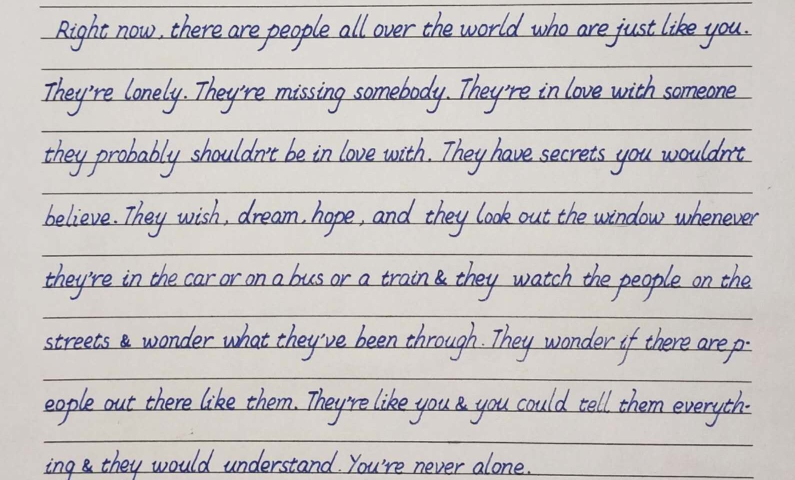
#> input picture Final_Projects/submit/data/original/handwritten_English.jpg, 1590 x 959 px (shown at 1/2 size)
$ python main.py   (older library calls are emulated)
#> lines starting #> are read from the running program, lines starting #| are printed output that depends on the picture; after the words box and inside, x2 and y2 are one past the last pixel; in counts of white or black regions, pixels touching at a corner belong together
### Final_Projects/submit/code/denoise.py
import cv2
import numpy as np
from utils import show, Canny


def open_op(binary):
    kernel = cv2.getStructuringElement(cv2.MORPH_RECT, (50, 1))
    dst = cv2.morphologyEx(binary, cv2.MORPH_OPEN, kernel)

    return dst / 255


# [26 lines left out: functions get_color, poetry_denoise, not called in this run]


def handwritten_denoise(original, out_path):
    _, binary = cv2.threshold(original, 0, 255, cv2.THRESH_BINARY_INV | cv2.THRESH_OTSU)
    H = original.shape[0]
    W = original.shape[1]

    dst = open_op(binary)
    kernel = np.ones((3, 3), np.uint8)
    dst = cv2.dilate(dst, kernel, iterations=1)
    binary = 255 - binary

    for i in range(0, H):
        for j in range(0, W):
            if dst[i][j]:
                if binary[i - 5][j] or binary[i + 5][j] or binary[i + 4][j]:
                    binary[i][j] = 255

    cv2.imwrite(out_path + 'english_binary.png', binary)
    print('English denoised, remove unlines and did some repair')


# [6 lines that do not run on import are left out]

### Final_Projects/submit/code/segment.py
#!/usr/bin/env python
# -*- encoding: utf-8 -*-

import json
import logging
import os
import cv2
import numpy as np


def preprocess(img):
    height, width = img.shape
    img_gaussian = cv2.GaussianBlur(img, (height // 10 * 8 + 21, width // 10 * 8 + 21), 0)
    img = (img / img_gaussian * 255)
    img = np.select([img <= 255], [img], default=255).astype('uint8')
    return img


def getRoughLine(img_gray):
    # 最小行宽  10
    # 判断为一行的空白的最大距离  1
    min_line_width = 20
    max_blank_dis = 1

    # TODO:限定范围 左右多少范围内不作为分行依据
    index_thre = 0
    img = img_gray[:, index_thre:1200 - index_thre]

    # 二值化（像素大于100的点均为白色）
    ret2, img = cv2.threshold(img, 100, 255, cv2.THRESH_BINARY + cv2.THRESH_OTSU)

    line_index = np.unique(np.where(img == 0)[0])
    begin_index = []
    end_index = []
    begin = line_index[0]
    for i in range(len(line_index) - 1):
        if line_index[i + 1] - line_index[i] > max_blank_dis:
            end = line_index[i]
            begin_index.append(begin)
            end_index.append(end)
            begin = line_index[i + 1]

    end = line_index[-1]
    begin_index.append(begin)
    end_index.append(end)

    # print(begin_index, end_index)

    new_begin_index = []
    new_end_index = []
    for i in range(len(begin_index)):
        if end_index[i] - begin_index[i] > min_line_width:
            new_begin_index.append(begin_index[i])
            new_end_index.append(end_index[i])

    return new_begin_index, new_end_index


# [91 lines left out: function get_accurate_line, not called in this run]


def get_boundary_vertical(gray):
    # ret2, gray = cv2.threshold(gray, 0, 255, cv2.THRESH_BINARY + cv2.THRESH_OTSU)
    m, n = np.where(gray != 255)
    if m.size != 0:
        top, down = np.min(m), np.max(m)
    else:
        top, down = 0, gray.shape[0] - 1
    # [4 lines of commented-out code are left out]

    return gray[top:down + 1:]


def getBoundary(gray):

    # ret2, gray = cv2.threshold(gray, 0, 255, cv2.THRESH_BINARY + cv2.THRESH_OTSU)

    m, n = np.where(gray != 255)
    if m.size != 0:
        top, down = np.min(m), np.max(m)
    else:
        top, down = 0, gray.shape[0] - 1
    if n.size != 0:
        left, right = np.min(n), np.max(n)
    else:
        left, right = 0, gray.shape[1] - 1

    return gray[:, left:right + 1]


def get_lines(img):
    height, width = img.shape
    # 8.分行
    # 粗分行
    begin, end = getRoughLine(img)
    # return begin,end
    line_num = len(begin)
    # print(line_num)
    # 8.1 精细分行
    img_l = []
    lines = []
    # 设阈值、 峰值判断 等 猜测存在多行

    for index in range(line_num):
        img_line = img[begin[index]:end[index] + 1, :]
        # x轴投影小于40个点认为不是一行
        ret2, img8 = cv2.threshold(img_line, 100, 255, cv2.THRESH_BINARY + cv2.THRESH_OTSU)
        x_index = np.unique(np.where(img8 == 0)[1])
        if len(x_index) < 40:
            continue
        img_l.append(get_boundary_vertical(img_line))
    return img_l, begin, end, lines


def get_word(img,language):
    # 最小行宽  10
    # 判断为一行的空白的最大距离  1
    if language == 'en':
        # 最小宽度 用于处理完后进行筛选 小于的扔掉 主要筛选标点
        min_line_width = 10
        # 最小间隔 下一个分割小大于它，当前的才能认为一个词的结束
        min_blank_dis = 6
        # 每个投影剪掉一个基本单位 也就是剪掉下划线的尺寸
        cut_off_num = 4

        # 割6 // 7
        img = img[:img.shape[0] * 6 // 7, :]
        ret2, img = cv2.threshold(img, 0, 255, cv2.THRESH_BINARY + cv2.THRESH_OTSU)
        img = cv2.erode(img,(100,100))
    elif language == 'ch':
        # 最小宽度 用于处理完后进行筛选 小于的扔掉  主要筛选标点
        min_line_width = 20
        # 最小间隔 下一个分割小大于它，当前的才能认为一个词的结束
        min_blank_dis = 7
        # 每个投影剪掉一个基本单位 也就是剪掉下划线的尺寸
        cut_off_num = 0

    else:
        raise '没有这种语言'


    # # TODO:限定范围 左右多少范围内不作为分行依据
    # index_thre = 0
    # img = imGray[:,index_thre:1200-index_thre]

    # 二值化（像素大于100的点均为白色）
    ret2, img = cv2.threshold(img, 100, 255, cv2.THRESH_BINARY + cv2.THRESH_OTSU)

    line_index, num = np.unique(np.where(img == 0)[1],return_counts=True)

    line_index = line_index[np.where(num>cut_off_num)]
    begin_index = []
    end_index = []
    begin = line_index[0]
    for i in range(len(line_index) - 1):
        if line_index[i + 1] - line_index[i] > min_blank_dis:
            end = line_index[i]
            begin_index.append(begin)
            end_index.append(end)
            begin = line_index[i + 1]

    end = line_index[-1]
    begin_index.append(begin)
    end_index.append(end)

    new_begin_index = []
    new_end_index = []
    for i in range(len(begin_index)):
        if end_index[i] - begin_index[i] > min_line_width:
            new_begin_index.append(begin_index[i])
            new_end_index.append(end_index[i])

    return new_begin_index, new_end_index


def split_words(img,language):
    height, width = img.shape
    # 8.分行
    # 粗分行
    left, right = get_word(img, language)
    # return begin,end
    word_num = len(left)
    # print(line_num)

    img_l = []
    for index in range(word_num):
        img_word = img[:, left[index]:right[index] + 1]
        # [19 lines of commented-out code are left out]
        img_l.append(getBoundary(img_word))
    return img_l, left, right


def segment(img, img2, output_path_line, output_path_word, language='en'):

    if not os.path.exists(output_path_line):
        os.makedirs(output_path_line)
    if not os.path.exists(output_path_word):
        os.makedirs(output_path_word)

    # img = cv2.imread(file_path, 0)
    cv2.imwrite(output_path_line + '/gray.png', img)

    # preprocess
    original = img.copy()
    img = preprocess(img)
    # img = cv2.imread(file_path,0)
    cv2.imwrite(output_path_line + '/pre.png', img)

    # split_lines
    line_img_list, begin, end, lines = get_lines(img)
    line_num = len(line_img_list)
    print(f'line_num:{line_num}')

    # 画线
    h, w = img.shape
    img_draw_lines = img.copy()
    for index in range(len(begin)):
        cv2.line(img_draw_lines, (0, begin[index]), (w, begin[index]), 0)
        cv2.line(img_draw_lines, (0, end[index]), (w, end[index]), 0)
    cv2.imwrite(output_path_line + '/get_lines.png', img_draw_lines)

    # img2 = cv2.imread(file_path2, 0)
    line_img_list2 = []
    word_img_list2 = []

    # split_word
    for i in range(line_num):
        img = line_img_list[i]
        # split_words
        word_img_list, left, right = split_words(img, language)
        word_num = len(word_img_list)

        # 画线，保存行
        h, w = img.shape
        img_draw_word = img.copy()
        for index in range(len(left)):
            cv2.line(img_draw_word, (left[index], 0), (left[index], h), 0)
            cv2.line(img_draw_word, (right[index], 0), (right[index], h), 0)
        path = output_path_line + '/' + 'line' + str(i) + '.png'
        cv2.imwrite(path, img_draw_word)
        print(f'line_index:{i},word_num:{word_num}')

        if language == 'en':
            pad = 20  # 上下延长一部分留白
        else:
            pad = 10
        line_img = img2[begin[i]-pad:end[i]+1+pad, :]
        line_img_list2.append(line_img)

        # 保存词
        for j in range(len(left)):
            if language == 'en':
                pad = 7     # 左右延长一部分留白
                word_img = line_img[:, left[j]-pad:right[j]+1+pad]
            else:
                center_x = (right[j] + left[j]) // 2
                half_x = line_img.shape[0] // 2
                word_img = line_img[:, center_x - half_x: center_x + half_x]

            word_img_list2.append(word_img)
            path = output_path_word + '/' + 'word' + str(i) + '_' + str(j) + '.png'
            cv2.imwrite(path, word_img)
            # cv2.imshow('',word_img)
            # cv2.waitKey()


# [3 lines that do not run on import are left out]
    # segment('./img/ch.jpg','./img/ch.jpg','output/ch','ch')

### Final_Projects/submit/code/recognize.py
import numpy as np
from utils import show, nms_multiclass, plot_bboxes
import cv2
import matplotlib.pyplot as plt
import os
import tqdm
from our_implementation import matchTmpl

# reference: https://www.cnblogs.com/leixiaohua1020/p/3901903.html
# TODO: 考虑 Fourier Descriptor (需要分割单个单词)
# TODO: 考虑 Dynamic Time Warping
# TODO: 考虑 Chain Code


# def template_match_old(img_src, img_templ):
#
#     plt.rc('font', family='Youyuan', size='9')
#     plt.rc('axes', unicode_minus='False')
#     plt.rcParams['figure.figsize']=(120, 60)
#     print('img_src.shape:', img_src.shape)
#     print('img_templ.shape:', img_templ.shape)
#
#     lt = [0.9999, 0.23, 0.9999, 0.98, 0.999, 0.8]  # 0.75
#     # for method in [1, 3, 5]:
#     for method in [cv2.TM_CCOEFF_NORMED]:
#         # 模板匹配
#         result_t = cv2.matchTemplate(img_src, img_templ, method)
#         # 筛选大于一定匹配值的点
#         val, result = cv2.threshold(result_t, lt[method], 1.0, cv2.THRESH_BINARY)
#         match_locs = cv2.findNonZero(result)
#         if match_locs is None:
#             print(f'match_locs.shape of method {method}:', (0, 1, 2))
#             continue
#         print(f'match_locs.shape of method {method}:', match_locs.shape)
#
#         img_disp = img_src.copy()
#         for match_loc_t in match_locs:
#             # match_locs是一个3维数组，第2维固定长度为1，取其下标0对应数组
#             match_loc = match_loc_t[0]
#             # 注意计算右下角坐标时x坐标要加模板图像shape[1]表示的宽度，y坐标加高度
#             right_bottom = (match_loc[0] + img_templ.shape[1], match_loc[1] + img_templ.shape[0])
#             # print('match_loc:', match_loc)
#             # print('result_t:', result_t[match_loc[1], match_loc[0]])
#             # 标注位置
#             cv2.rectangle(img_disp, match_loc, right_bottom, (0, 255, 0), 5, 8, 0)
#             cv2.circle(result, match_loc, 10, (255, 0, 0), 3)
#
#         # 显示图像
#         fig, ax = plt.subplots(2, 2)
#         fig.suptitle(f'多目标匹配 method{method}')
#         ax[0, 0].set_title('img_src')
#         ax[0, 0].imshow(cv2.cvtColor(img_src, cv2.COLOR_BGR2RGB))
#         ax[0, 1].set_title('img_templ')
#         ax[0, 1].imshow(cv2.cvtColor(img_templ, cv2.COLOR_BGR2RGB))
#         ax[1, 0].set_title('result')
#         ax[1, 0].imshow(result, 'gray')
#         ax[1, 1].set_title('img_disp')
#         ax[1, 1].imshow(cv2.cvtColor(img_disp, cv2.COLOR_BGR2RGB))
#         # ax[0,0].axis('off');ax[0,1].axis('off');ax[1,0].axis('off');ax[1,1].axis('off')
#
#         plt.savefig(f'../temp/method {method}.png')
#         # plt.show()


# [37 lines left out: functions shear_image, elongate_image, not called in this run]


# [80 lines of commented-out code are left out]


class Recognizer:
    def __init__(self, image, template_path, temp_path, words_path, out_path, language):
        # self.original_image = None
        self.preprocessed_image = image
        # self.current = {'character': None,
        #                 'template': None,
        #                 'match_locations': None,
        #                 'density_map': None,
        #                 'best_location': None}
        self.typed_templates = {}
        self.image_templates = {}
        self.current = dict()
        self.all_bbox = []
        self.template_path = template_path
        self.temp_path = temp_path
        self.out_path = out_path
        self.words_path = words_path
        self.string = ''
        assert language in ['en', 'ch']
        self.language = language

        # height, width, shear, elongate
        if language == 'en':
            self.character_params = {
                 'e': {'h': 1.0, 'w': 1.0},
                 'o': {'h': 0.9, 'w': 0.6, 's': 0.1},##
                 'h': {'h': 1.0, 'w': 0.9},
                 't': {'h': 0.8, 'w': 1.0},#
                 'r': {'h': 1.0, 'w': 1.0},
                 'n': {'h': 0.9, 'w': 0.9},#
                 'l': {'h': 1.0, 'w': 1.0},
                 'y': {'h': 1.2, 'w': 0.9},#
                 'i': {'h': 0.8, 'w': 1.0},
                 'a': {'h': 0.8, 'w': 1.0},#
                 'w': {'h': 1.0, 'w': 0.8},
                 'u': {'h': 1.0, 'w': 0.9},
                 'd': {'h': 0.9, 'w': 1.0},
                 's': {'h': 1.0, 'w': 1.0},
                 'v': {'h': 1.0, 'w': 1.0},
                 'p': {'h': 1.0, 'w': 0.8},
                 't_cap': {'h': 0.8, 'w': 1.0},#
                 'b': {'h': 0.7, 'w': 1.0},#
                 'm': {'h': 1.0, 'w': 0.8},
                 'g': {'h': 0.8, 'w': 1.1, 'e': 3.3},##
                 'k': {'h': 0.8, 'w': 1.2},#
                 'c': {'h': 0.8, 'w': 1.2, 's': 0.2},##
                 'r_cap': {'h': 0.8, 'w': 1.0},#
                 'j': {'h': 1.0, 'w': 1.0},
                 'f': {'h': 1.3, 'w': 0.7},#
                 'y_cap': {'h': 1.0, 'w': 1.0},
                 '&': {'h': 0.7, 'w': 0.9, 's': 0.4}
                                     }
        else:
            self.character_params = {
                '芙': {'h': 1.0, 'w': 1.0},
                '蓉': {'h': 1.0, 'w': 1.0},
                '楼': {'h': 1.0, 'w': 1.0},
                '送': {'h': 1.0, 'w': 1.0},
                '辛': {'h': 1.0, 'w': 1.0},
                '渐': {'h': 1.0, 'w': 1.0},
                '唐': {'h': 1.0, 'w': 1.0},
                '代': {'h': 1.0, 'w': 1.0},
                '王': {'h': 1.0, 'w': 1.0},
                '昌': {'h': 1.0, 'w': 1.0},
                '龄': {'h': 1.0, 'w': 1.0},
                '寒': {'h': 1.0, 'w': 1.0},
                '雨': {'h': 1.0, 'w': 1.0},
                '连': {'h': 1.0, 'w': 1.0},
                '江': {'h': 1.0, 'w': 1.0},
                '夜': {'h': 1.0, 'w': 1.0},
                '入': {'h': 1.0, 'w': 1.0},
                '吴': {'h': 1.0, 'w': 1.0},
                '平': {'h': 1.0, 'w': 1.0},
                '明': {'h': 1.0, 'w': 1.0},
                '客': {'h': 1.0, 'w': 1.0},
                '楚': {'h': 1.0, 'w': 1.0},
                '山': {'h': 1.0, 'w': 1.0},
                '孤': {'h': 1.0, 'w': 1.0},
                '洛': {'h': 1.0, 'w': 1.0},
                '阳': {'h': 1.0, 'w': 1.0},
                '亲': {'h': 1.0, 'w': 1.0},
                '友': {'h': 1.0, 'w': 1.0},
                '如': {'h': 1.0, 'w': 1.0},
                '相': {'h': 1.0, 'w': 1.0},
                '问': {'h': 1.0, 'w': 1.0},
                '一': {'h': 1.0, 'w': 1.0},
                '片': {'h': 1.0, 'w': 1.0},
                '冰': {'h': 1.0, 'w': 1.0},
                '心': {'h': 1.0, 'w': 1.0},
                '在': {'h': 1.0, 'w': 1.0},
                '玉': {'h': 1.0, 'w': 1.0},
                '壶': {'h': 1.0, 'w': 1.0},
            }

    def preprocess_template(self):
        reference_h = 86
        character = self.current['character']
        template_h = int(reference_h * self.character_params[character]['h'])
        template_w = int(template_h / self.current['template'].shape[0] * self.current['template'].shape[1] *
                         self.character_params[character]['w'])
        self.current['template'] = cv2.resize(self.current['template'], (template_w, template_h))
        if 's' in self.character_params[character]:
            self.current['template'] = shear_image(self.current['template'], self.character_params[character]['s'])
        if 'e' in self.character_params[character]:
            self.current['template'] = elongate_image(self.current['template'], self.character_params[character]['e'])


    # [286 lines left out: functions visual_match_result, template_match, recognize, update_bbox, calculate_distribution_distance, not called in this run]

    def do_nms(self, threshold):
        self.all_bbox = nms_multiclass(self.all_bbox, threshold)

    # [7 lines left out: function write_string, not called in this run]

    def run_recognize(self):
        # EN
        if self.language == 'en':
            for character in self.character_params.keys():
                self.current = dict()
                self.current['character'] = character
                raw_template = cv2.imread(self.template_path + f'typed/{character}.png', cv2.IMREAD_GRAYSCALE)
                self.current['template'] = raw_template
                self.preprocess_template()
                cv2.imwrite(self.template_path + f'typed_adjusted/{character}.png', self.current['template'])
                self.template_match(input_image=self.preprocessed_image, candidate_bound=(1, 10), update=True)
                # self.visual_match_result()
            self.recognize(full=True)
            self.recognize(full=False)
            print('Recognize Result:')
            print(self.string)
            self.write_string()
        # CH
        else:
            file_list = sorted(os.listdir(self.words_path),
                               key=lambda x: tuple(map(int, x.replace('word', '').replace('.png', '').split('_'))))
            self.string = ''

            self.typed_templates = {}
            for hanzi in self.character_params.keys():
                raw_template = cv2.imdecode(np.fromfile(self.template_path + f'typed/{hanzi}.png',
                                                        dtype=np.uint8), cv2.IMREAD_GRAYSCALE)
                self.typed_templates[hanzi] = raw_template

            prev_x = None
            for name in tqdm.tqdm(file_list):
                x, y = map(int, name.replace('word', '').replace('.png', '').split('_'))
                if prev_x is not None and prev_x != x:
                    self.string += ''     # \n
                prev_x = x
                hanzi_image = cv2.imread(self.words_path + name, cv2.IMREAD_GRAYSCALE)

                peaks = {}
                hanzi_image = cv2.GaussianBlur(hanzi_image, ksize=(11, 11), sigmaX=2)
                for hanzi in self.typed_templates:
                    self.current['character'] = hanzi
                    self.current['template'] = self.typed_templates[hanzi]
                    self.current['template'] = cv2.GaussianBlur(self.current['template'], ksize=(11, 11), sigmaX=2)
                    self.template_match(input_image=hanzi_image, candidate_bound=(10, 20), threshold_rate=0.7)
                    peaks[hanzi] = np.max(self.current['density_map'])
                    # pad = (template_h - template_w) // 2
                    # self.current['template'] = np.pad(raw_template, ((0, 0), (pad, pad)), 'edge')
                    # cv2.imencode('.png', self.current['template'])[1].tofile(self.template_path + f'typed_adjusted/{hanzi}.png')
                self.string += max(peaks, key=peaks.get)
            print('Recognize Result:')
            print(self.string)
            self.write_string()

### Final_Projects/submit/code/main.py
import cv2
from shear import shear
from denoise import poetry_denoise, handwritten_denoise
from segment import segment
from recognize import Recognizer
from evaluation import evaluate_english, evaluate_chinese


def English():
    """
    English handwritten
    """
    original_english = cv2.imread('../data/original/handwritten_English.jpg', cv2.IMREAD_COLOR)
#> original_english is the input picture: shape (959, 1590, 3); mean B, G, R 195.1, 195.1, 198.9
    out_path = '../result/'
    temp_path = '../data/temp/'
    template_path = '../data/templates/'
    # # step 1
    # shear(original_english, temp_path)
    # # step 2
    sheared = cv2.imread(temp_path + 'sheared.png', cv2.IMREAD_GRAYSCALE)
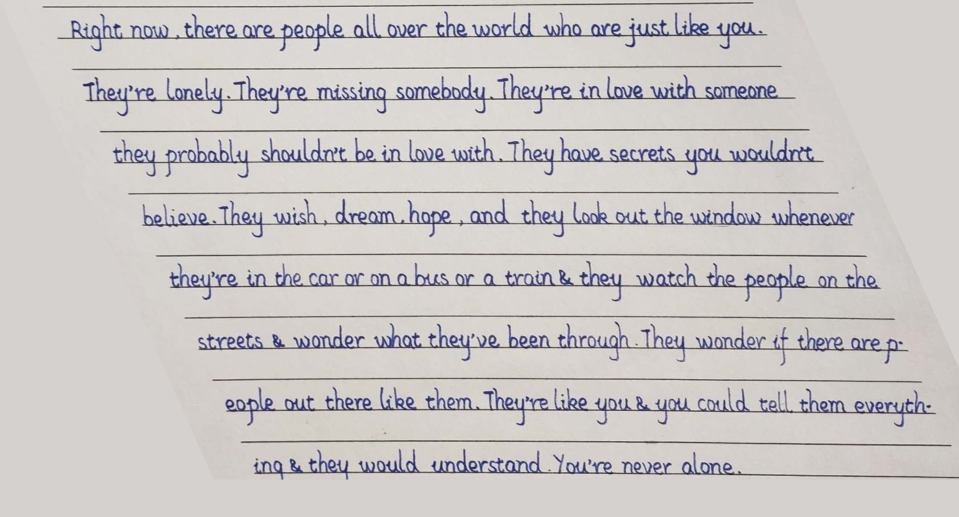
#> input picture Final_Projects/submit/data/temp_old/sheared.png, 1918 x 1033 px, found by its file name (shown at 1/2 size)
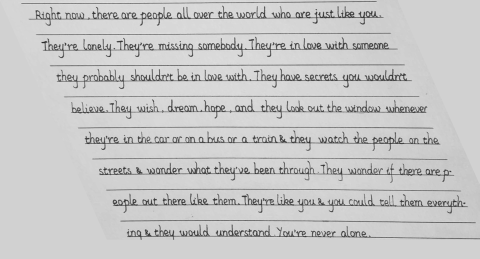
#> sheared: shape (1033, 1918) (shown at 1/4 size); min 12, max 243, mean 199
    handwritten_denoise(sheared, temp_path)
#> in handwritten_denoise, `_, binary = cv2.threshold(original, 0, 255, cv2.THRESH_BINARY_INV | cv..`:
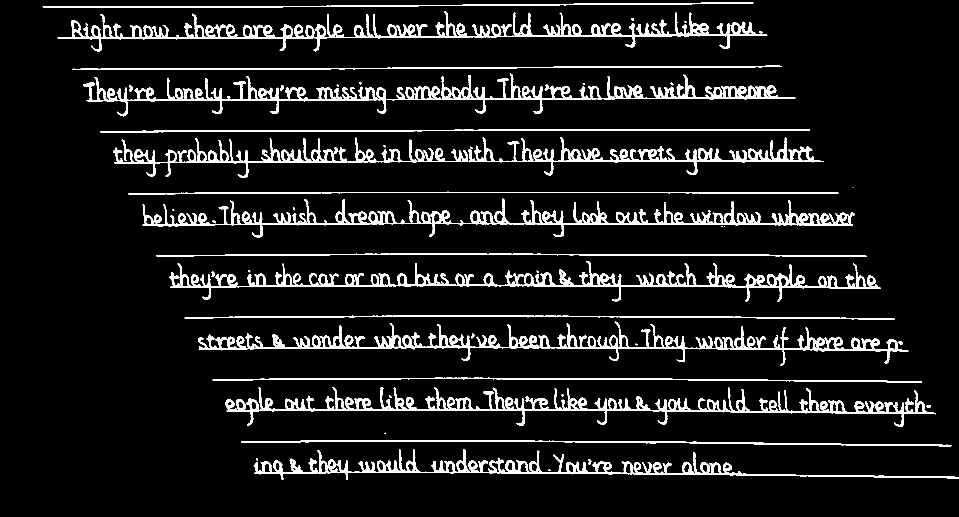
#> binary: shape (1033, 1918) (shown at 1/2 size); 8.7% white; 52 white regions (22 under 20 px), largest, box (x1, y1, x2, y2) and area: (166, 147, 1591, 233) 19057, (226, 274, 1648, 356) 18720, (451, 774, 1872, 854) 18490
#> in open_op, `dst = cv2.morphologyEx(binary, cv2.MORPH_OPEN, kernel)`:
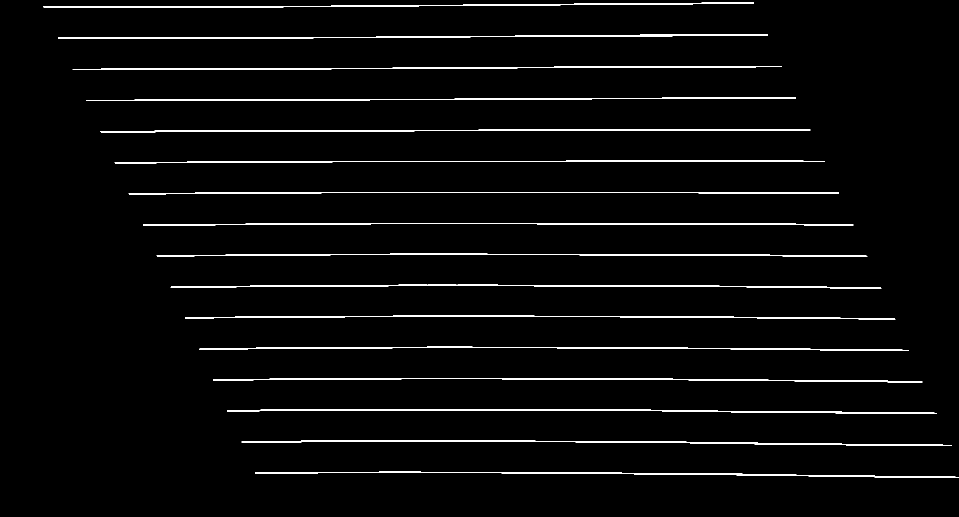
#> dst: shape (1033, 1918) (shown at 1/2 size); 3% white; 16 white regions, largest, box (x1, y1, x2, y2) and area: (483, 881, 1904, 892) 4216, (201, 258, 1621, 265) 4085, (341, 569, 1763, 577) 4071
#> (the rest of the program and of its run is left out)
